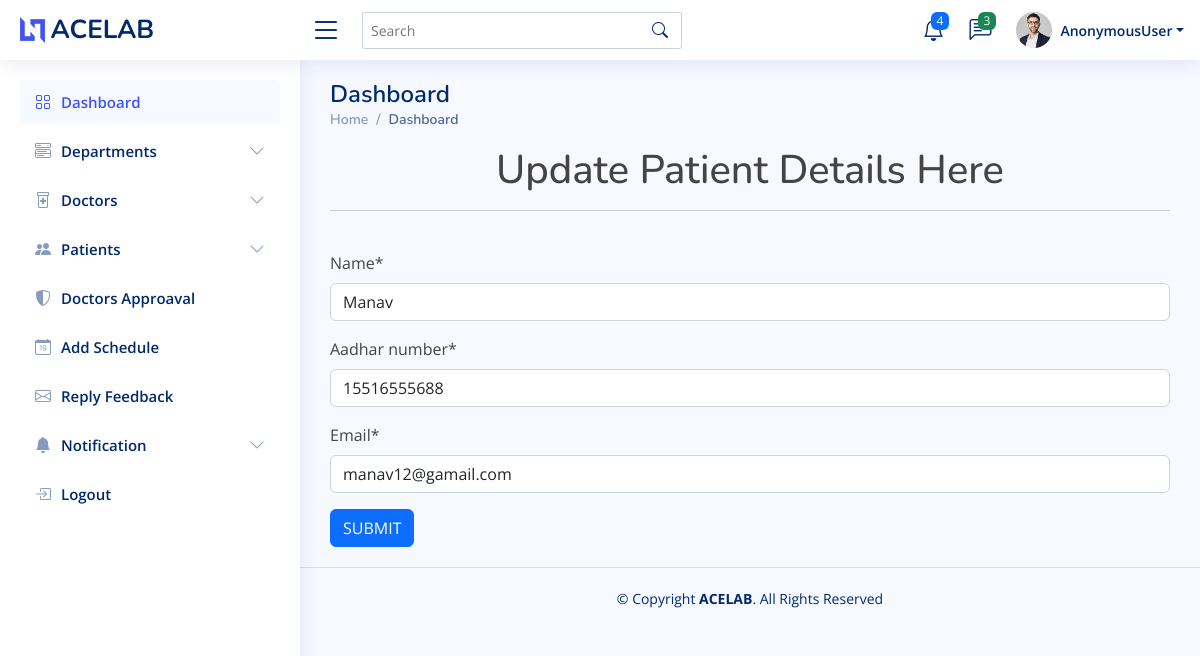
Before: /update_patient/2/ with the older database file.
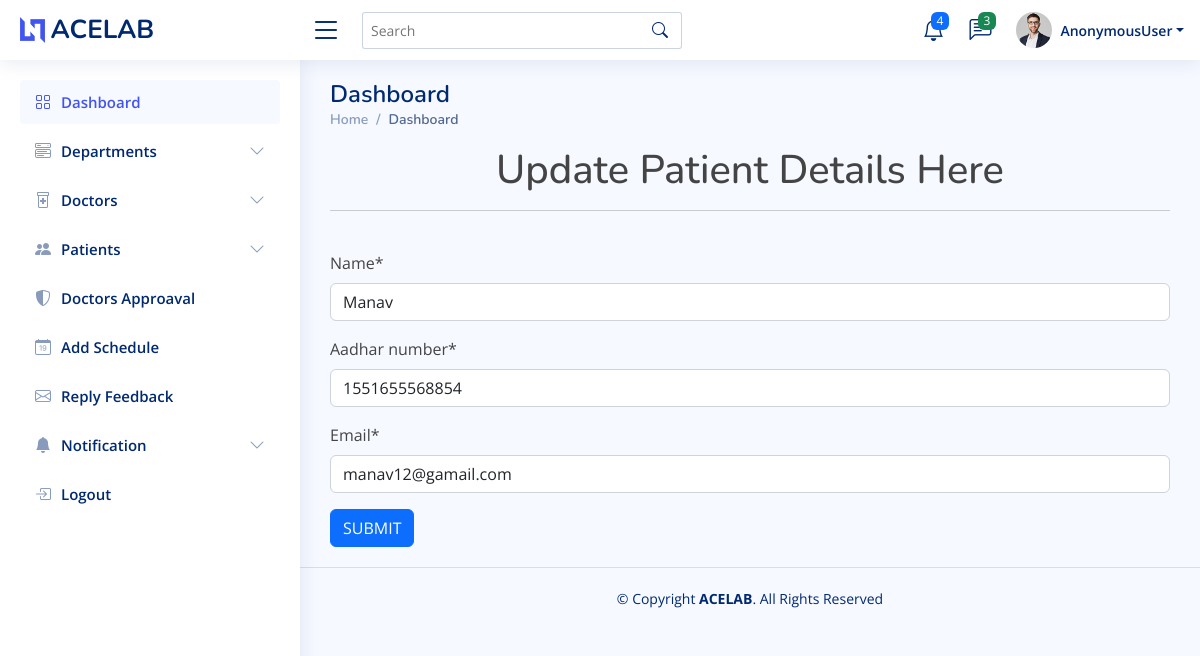
After: the same page with the newer database file.
### home/models.py (models this page shows, shortened)
class patient(models.Model):
    user = models.ForeignKey(Login, on_delete=models.CASCADE)
    name = models.CharField(max_length=100)
    aadhar_number = models.CharField(max_length=50)
    email = models.EmailField()

### home/adminview.py (the view)
# urls.py: path('update_patient/<int:id>/', adminview.update_patient, name='update_patient'),
def update_patient(request, id):
    data = patient.objects.get(id=id)
    form = patientlogin(instance=data)
    if request.method == 'POST':
        form = patientlogin(request.POST, instance=data)
        if form.is_valid():
            form.save()
            return redirect('view_patient')
    return render(request, 'admin1/update_patient.html', {'form': form})

### home/forms.py
class patientlogin(forms.ModelForm):
    class Meta:
        model = patient
        fields = '__all__'
        exclude = ('user',)

### templates/admin1/update_patient.html (shortened to what this page needs)
{% extends 'admin1/admindashboard.html' %}
{%load crispy_forms_tags %}
{% block content %}
<h1 style="text-align:center">Update Patient Details Here</h1><hr><br>
<form method="POST">
    {{form|crispy}}
    <button type="submit" class="btn btn-primary">SUBMIT</button>
</form>
{% endblock %}

Changed rows visible on the page:
changed patient "Manav": aadhar_number "15516555688" → "1551655568854"
